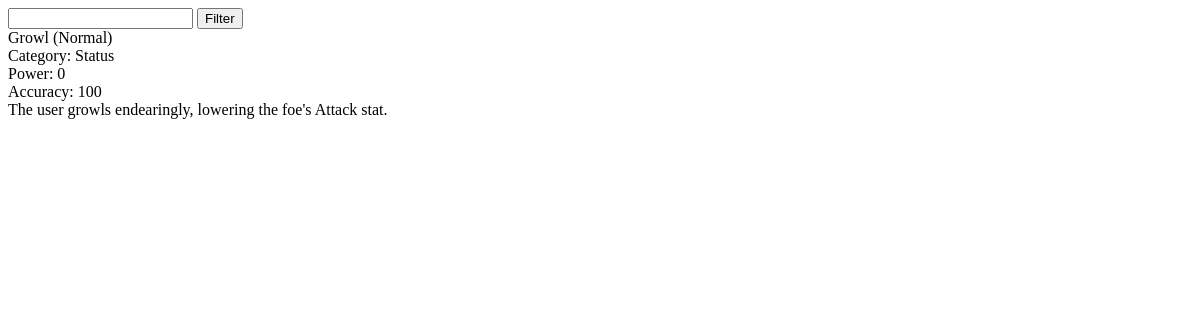
The app's page /move/2/, older data.
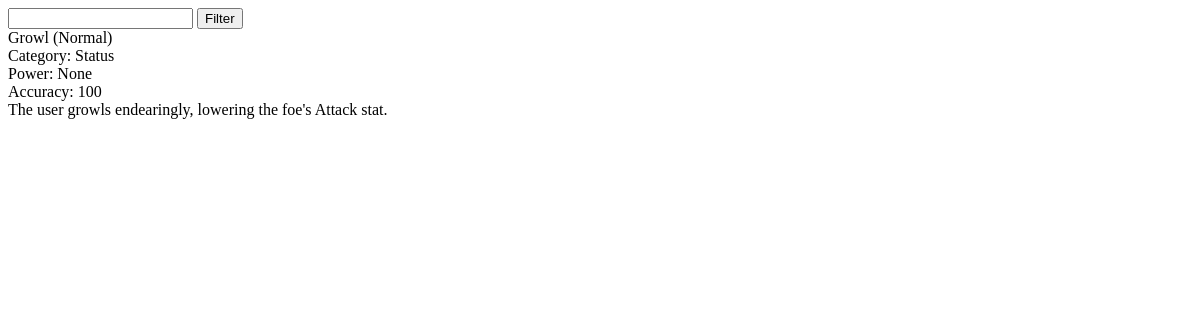
The same page, newer data.
### pokemon/models.py (models this page shows, shortened)
class Move(models.Model):
    move_name = models.CharField('Move Name', max_length=30)
    move_desc = models.CharField('Description', max_length=300)
    move_type = models.CharField(
        max_length=10,
        choices=TYPES,
        default='Normal')
    base_power = models.IntegerField('Base Power', blank=True, null=True)
    base_accuracy = models.IntegerField('Accuracy', blank=True, null=True)
    move_category = models.CharField(
        max_length=8,
        choices=MOVE_CATEGORIES,
        default='Physical'
    )
    TM_number = models.IntegerField(blank=True, null=True)
    def __str__(self):
        return self.move_name
    def move_type_string(self):
        return self.get_move_type_display()
    def move_category_string(self):
        return self.get_move_category_display()

### pokemon/views.py (the view)
# urls.py: path('move/<int:pk>/', views.MoveView.as_view(), name='move_detail'),
class MoveView(DetailView):
    model = Move
    context_object_name = 'move'
    def get_context_data(self, **kwargs):
        context = super(MoveView, self).get_context_data(**kwargs)
        context['title'] = self.object.move_name + " (Move)"
        return context

### pokemon/templates/pokemon/move_detail.html
{% extends "./base.html" %}
{% block content %}
{{ move }} ({{ move.move_type_string }})</br>
Category: {{ move.move_category_string }} </br>
Power: {{ move.base_power }} </br>
Accuracy: {{ move.base_accuracy }} </br>
{{ move.move_desc }}
{% endblock content %}

Row changes from the older to the newer data that the page shows:
changed Move "Growl": base_power "0" → "None"
